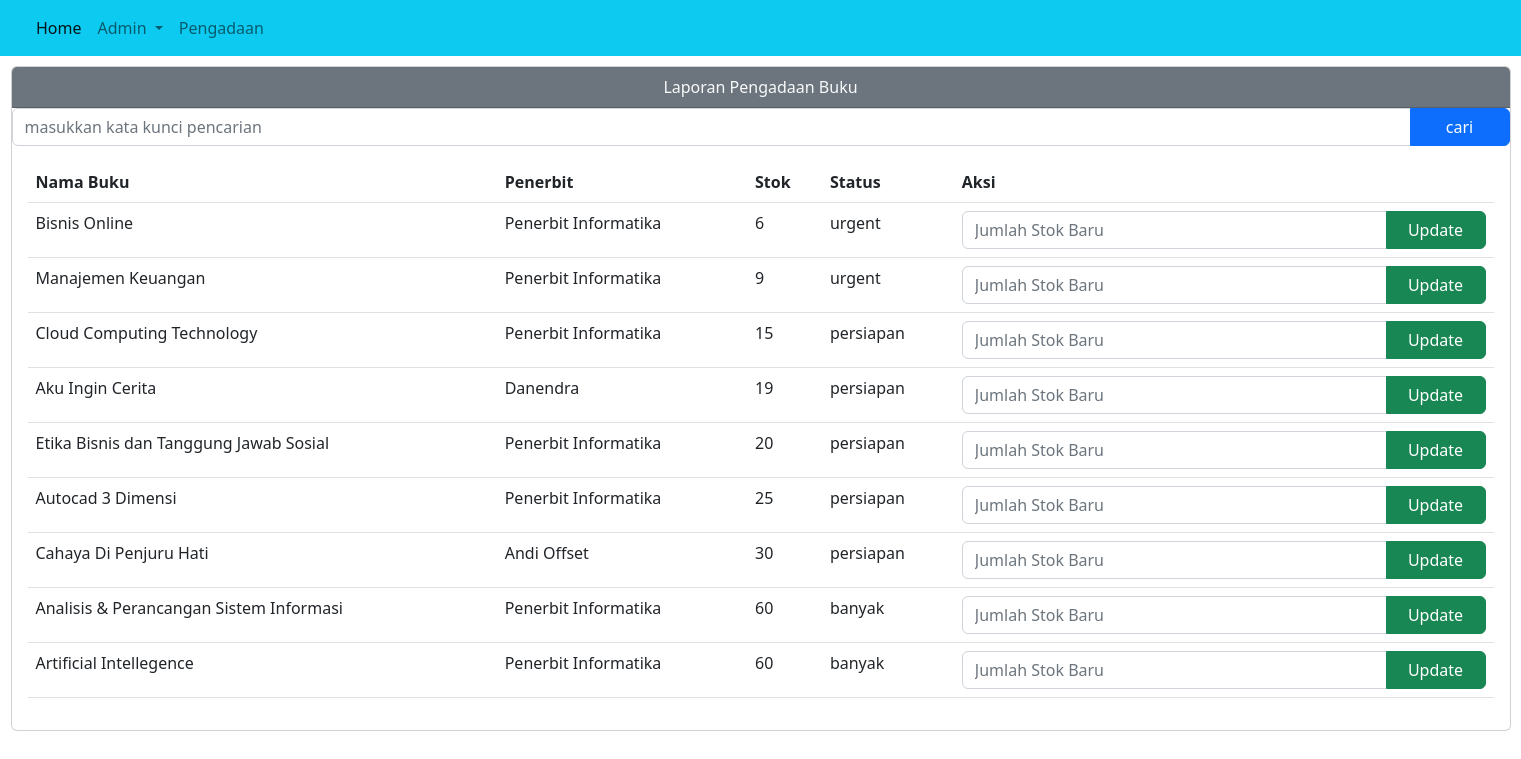
Screenshot of /pengadaan.php with the database file from the repository.
### tables this page shows
CREATE TABLE `buku` (
  `id_buku` varchar(20) NOT NULL,
  `kategori` varchar(100) NOT NULL,
  `nama_buku` varchar(300) NOT NULL,
  `harga` float NOT NULL,
  `stok` int(11) NOT NULL,
  `penerbit` varchar(100) NOT NULL
);

### pengadaan.php (the view, shortened to what this page needs)
<!doctype html>
<html lang="en">
<head>
    <link href="https://cdn.jsdelivr.net/npm/bootstrap@5.2.2/dist/css/bootstrap.min.css" rel="stylesheet"
>
</head>
<body>
    <?php
    $host = "localhost";
    $user = "root";
    $pass = "";
    $db = "unibookstore";
    $koneksi = mysqli_connect($host, $user, $pass, $db);
    ?>
    <nav class="navbar navbar-expand-lg bg-info ">
        <div class="container-fluid">
            <div class="collapse navbar-collapse" id="navbarSupportedContent">
                <ul class="navbar-nav me-auto mb-2 mb-lg-0">
                    <li class="nav-item">
                        <a class="nav-link active" aria-current="page" href="index.php">Home</a>
                    </li>
                    <li class="nav-item dropdown">
                        <a class="nav-link dropdown-toggle" href="#" role="button" data-bs-toggle="dropdown"
                            aria-expanded="false">
                            Admin
                        </a>
                    </li>
                    <li class="nav-item">
                        <a class="nav-link" href="pengadaan.php">Pengadaan</a>
                    </li>
                </ul>
            </div>
        </div>
    </nav>
    <div class="mx-auto">
        <div class="card">
            <div class="card-header text-light bg-secondary text-center">
                Laporan Pengadaan Buku
            </div>
            <div class="row">
                <div class="col-md">
                    <form action="" method="POST">
                        <div class="input-group">
                            <input type="text" name="keyword" class="form-control"
                                placeholder="masukkan kata kunci pencarian" autocomplete="off" autofocus>
                            <button type="submit" name="cari" class="btn btn-primary"
                                style="width: 100px;">cari</button>
                        </div>
                    </form>
                </div>
            </div>
            <div class="card-body">
                <table class="table">
                    <thead>
                        <tr>
                            <th scope="col">Nama Buku</th>
                            <th scope="col">Penerbit</th>
                            <th scope="col">Stok</th>
                            <th scope="col">Status</th>
                            <th scope="col">Aksi</th>
                        </tr>
                    </thead>
                    <tbody>
                        <?php
                        $sql2 = "SELECT id_buku, nama_buku, penerbit, stok FROM buku ORDER BY stok ASC LIMIT 10";
                        $q2 = mysqli_query($koneksi, $sql2);
                        while ($r2 = mysqli_fetch_array($q2)) {
                            $namabuku = $r2['nama_buku'];
                            $penerbit = $r2['penerbit'];
                            $stok = $r2['stok'];
                            $status_class = '';
                            if ($stok <= 10) {
                                $status_class = 'Urgent';
                                $status = 'urgent';
                            } elseif ($stok > 10 && $stok <= 30) {
                                $status_class = 'Persiapan';
                                $status = 'persiapan';
                            } else {
                                $status_class = 'Banyak';
                                $status = 'banyak';
                            }
                            ?>
                            <tr>
                                <td scope="row">
                                    <?php echo $namabuku ?>
                                </td>
                                <td scope="row">
                                    <?php echo $penerbit ?>
                                </td>
                                <td scope="row">
                                    <?php echo $stok ?>
                                </td>
                                <td scope="row" class="<?php echo $status_class; ?>">
                                    <?php echo $status ?>
                                </td>
                                <td scope="row">
                                    <form action="" method="POST">
                                        <div class="input-group">
                                            <input type="number" name="jumlah" class="form-control"
                                                placeholder="Jumlah Stok Baru" required>
                                            <button type="submit" name="update_stok" class="btn btn-success"
                                                style="width: 100px;">Update</button>
                                        </div>
                                    </form>
                                </td>
                            </tr>
                            <?php
                        }
                        ?>
                    </tbody>
                </table>
            </div>
        </div>
    </div>
</body>
</html>

### pengadaan.php (style rules this page uses)
.mx-auto { width: 1500px; }
.card { margin-top: 10px; }

### rows the page displays
buku: nama_buku "Bisnis Online", penerbit "Penerbit Informatika", stok "6", stok "urgent"
buku: nama_buku "Manajemen Keuangan", penerbit "Penerbit Informatika", stok "9", stok "urgent"
buku: nama_buku "Cloud Computing Technology", penerbit "Penerbit Informatika", stok "15", stok "persiapan"
buku: nama_buku "Aku Ingin Cerita", penerbit "Danendra", stok "19", stok "persiapan"
buku: nama_buku "Etika Bisnis dan Tanggung Jawab Sosial", penerbit "Penerbit Informatika", stok "20", stok "persiapan"
buku: nama_buku "Autocad 3 Dimensi", penerbit "Penerbit Informatika", stok "25", stok "persiapan"
buku: nama_buku "Cahaya Di Penjuru Hati", penerbit "Andi Offset", stok "30", stok "persiapan"
buku: nama_buku "Analisis & Perancangan Sistem Informasi", penerbit "Penerbit Informatika", stok "60", stok "banyak"
buku: nama_buku "Artificial Intellegence", penerbit "Penerbit Informatika", stok "60", stok "banyak"
